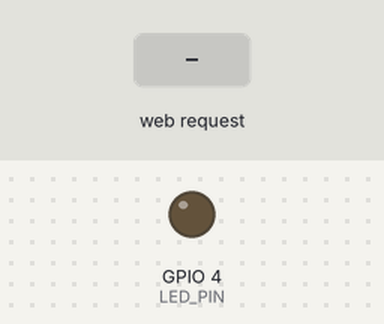
The sketch below on a simulated ESP32. Parts: output pins drawn as LEDs (lit = HIGH). Inputs (shaded band) come from the test bench. WiFi joins after 1.5 s; servers stay silent unless stated; what the sketch prints to the serial monitor is not drawn.

Above: at 2.7 s.
2.8 s: HTTP request GET /toggle received
At 3.9 s:
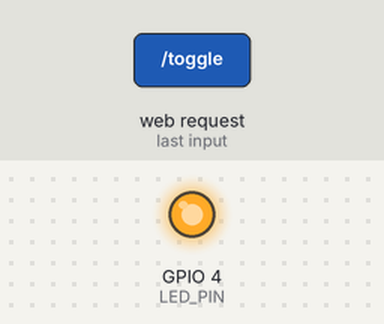
Timing chart, 0 to 5.8 s (numbered marks = the images above; inputs shaded):
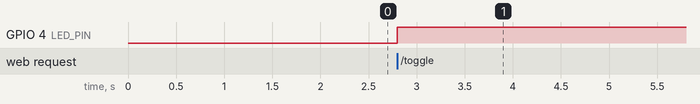

The sketch:

wifi_server_esp32_LED_Togggle_Object_detec_AR.ino
```cpp
#include <WiFi.h>
#include <WebServer.h>

const char* ssid = "JioFiber-Suni";
const char* password = "3521@KiiT";

WebServer server(80);

#define LED_PIN 4   // Built-in LED

bool ledState = false;   // LED OFF initially

void toggleLED() {
  ledState = !ledState;              // Toggle state
  digitalWrite(LED_PIN, ledState);   // Apply state

  Serial.print("LED State: ");
  Serial.println(ledState ? "ON" : "OFF");

  server.send(200, "text/plain", ledState ? "LED ON" : "LED OFF");
}

void setup() {
  Serial.begin(115200);
  pinMode(LED_PIN, OUTPUT);
  digitalWrite(LED_PIN, LOW);

  WiFi.begin(ssid, password);
  while (WiFi.status() != WL_CONNECTED) {
    delay(500);
    Serial.print(".");
  }

  Serial.println("\nESP32 Connected");
  Serial.print("ESP32 IP: ");
  Serial.println(WiFi.localIP());

  server.on("/toggle", toggleLED);
  server.begin();
}

void loop() {
  server.handleClient();
}
```

Measured:
- after the input at 2.8 s, GPIO 4 (LED_PIN): LOW → HIGH at once
